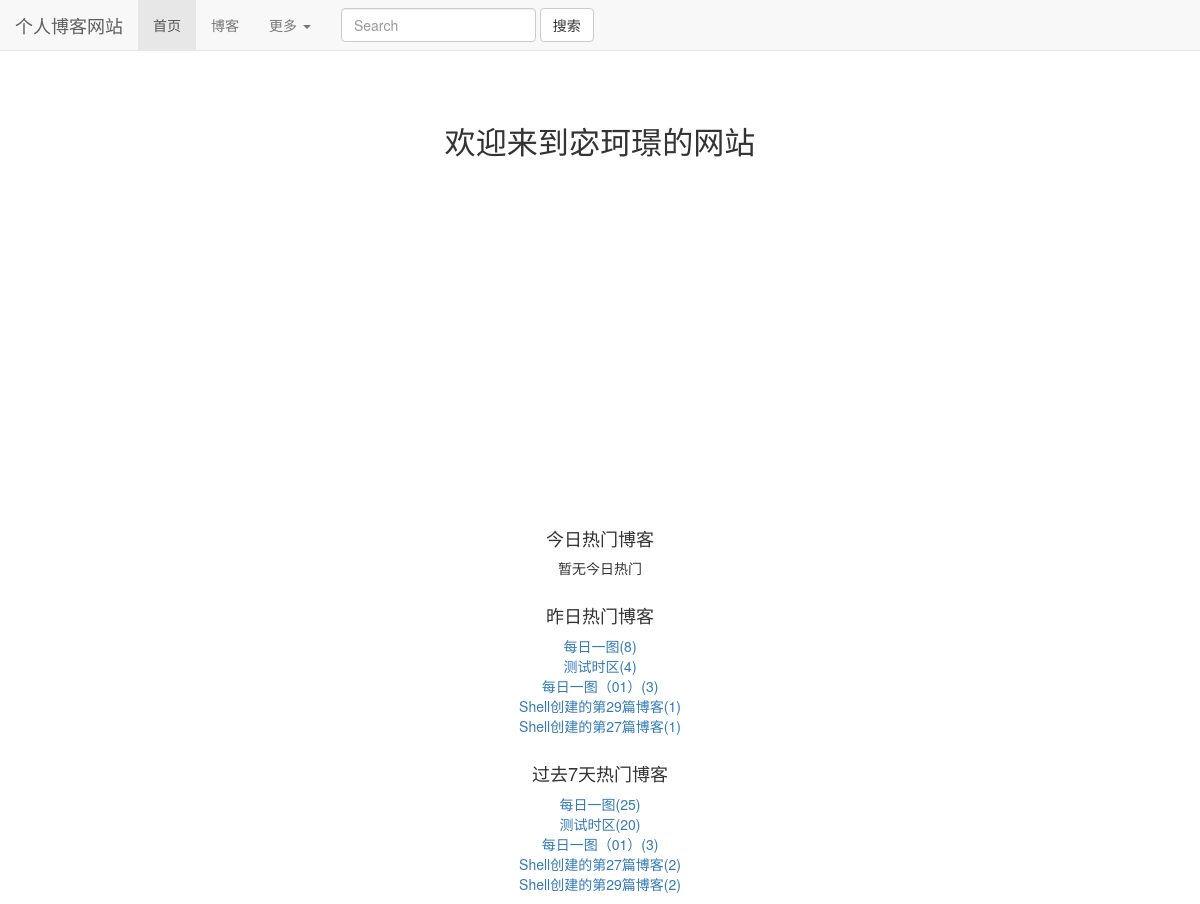
Before: / with the older database file.
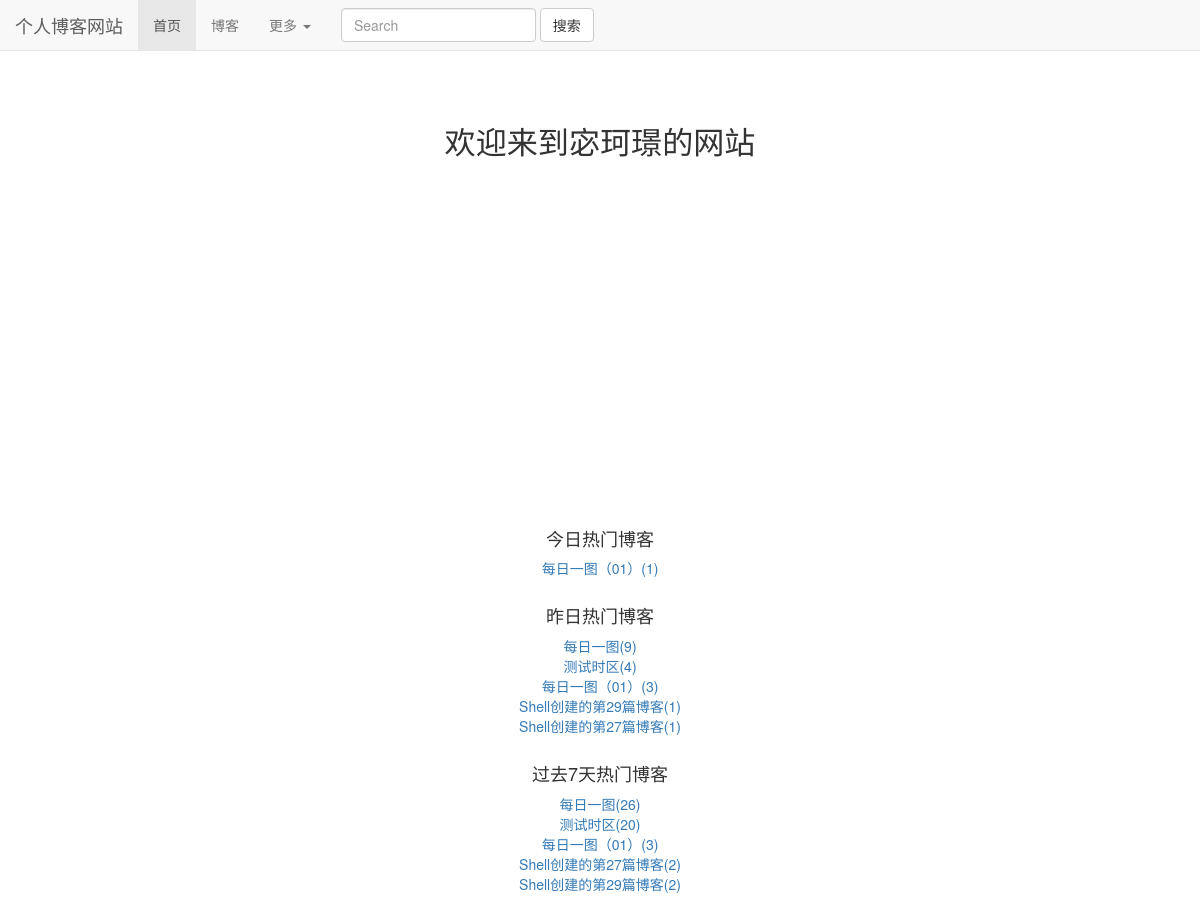
After: the same page with the newer database file.
### read_statistics/models.py (models this page shows)
class ReadNumDetail(models.Model):
    read_date = models.DateField(default=timezone.now)
    read_num = models.IntegerField(default=0)
    content_type = models.ForeignKey(ContentType, on_delete=models.CASCADE)
    object_id = models.PositiveIntegerField()
    content_object = GenericForeignKey('content_type', 'object_id')

### blogs/models.py (models this page shows, shortened)
class Blog(models.Model,ReadNumExtension):
    title = models.CharField(max_length=50)
    blog_type = models.ForeignKey(BlogType, on_delete=models.CASCADE)
    content = RichTextUploadingField()
    author = models.ForeignKey(User, on_delete=models.CASCADE)
    create_time = models.DateTimeField(auto_now_add=True)
    last_update_time = models.DateTimeField(auto_now=True)
    readDetails = GenericRelation(ReadNumDetail)  # 反向关联获取
    class Meta:
        ordering = ['-create_time']

### mkjwebsite/views.py (the view)
# urls.py: 2. Add a URL to urlpatterns:  path('', views.home, name='home')
def home(request):
    contentType = ContentType.objects.get_for_model(Blog)
    context = {}
    dates, counts = get_seven_days_read_statistics(contentType)
    hot_7_days_blogs = cache.get("hot_7_days_blogs")
    if hot_7_days_blogs is None:
        print("没有缓存")
        hot_7_days_blogs = get_seven_hots_read_statistics()
        cache.set('hot_7_days_blogs', hot_7_days_blogs, 3600)
    else:
        print('读取缓存')
    context['seven_read_counts'] = counts
    context['dates'] = dates
    context['todays_hots'] = get_hot_today_read_statistics(contentType)
    context['yesterday_hots'] = get_hot_yestoday_read_statistics(contentType)
    context['seven_read_hots'] = hot_7_days_blogs
    print(context)
    return render(request, 'home.html', context)

### mkjwebsite/views.py (called while the page is built)
def get_seven_hots_read_statistics():
    today = timezone.now().date()
    seven_days = today - datetime.timedelta(days=7)
    results = Blog.objects \
        .filter(readDetails__read_date__lt=today, readDetails__read_date__gte=seven_days) \
        .values('id', 'title') \
        .annotate(read_num_sum=Sum('readDetails__read_num')) \
        .order_by("-read_num_sum")
    print('七天数据:%s' % results)
    return results[:7]

### read_statistics/utils.py (called while the page is built)
def get_seven_days_read_statistics(contentType):
    today = timezone.now().date()
    sevens_counts = []
    dates = []
    for i in range(6, -1, -1):
        deltaDate = today - datetime.timedelta(days=i)
        dates.append(deltaDate.strftime("%m-%d"))
        read_details = ReadNumDetail.objects.filter(content_type=contentType, read_date=deltaDate)
        result = read_details.aggregate(read_sum=Sum('read_num'))
        sevens_counts.append(result['read_sum'] or 0)
    return dates, sevens_counts

def get_hot_today_read_statistics(contentType):
    today = timezone.now().date()
    results = ReadNumDetail.objects.filter(content_type=contentType, read_date=today).order_by('-read_num')
    return results[:2]

### templates/home.html (shortened to what this page needs)
{% extends 'base.html' %}
{% load staticfiles %}
{% block cssstyle %}
    <link rel="stylesheet" href="{% static 'home.css' %}">
{% endblock %}
{% block home_active %}
    active
{% endblock %}
{% block content %}
    <h1 class="content">欢迎来到宓珂璟的网站</h1>
    <div id="container"></div>
    <div class="hot_blog">
        <h4>今日热门博客</h4>
        <ul>
            {% for read_detail in todays_hots %}
                <li><a href="{% url 'blogs_module:blog_details' read_detail.object_id %}">{{ read_detail.content_object.title }}({{ read_detail.read_num }})</a></li>
            {% empty %}
                暂无今日热门
            {% endfor %}
        </ul>
    </div>
    <div class="hot_blog">
        <h4>昨日热门博客</h4>
        <ul>
            {% for read_detail in yesterday_hots %}
                <li><a href="{% url 'blogs_module:blog_details' read_detail.object_id %}">{{ read_detail.content_object.title }}({{ read_detail.read_num }})</a></li>
            {% empty %}
                暂无今日热门
            {% endfor %}
        </ul>
    </div>
    <div class="hot_blog">
        <h4>过去7天热门博客</h4>
        <ul>
            {% for blog in seven_read_hots %}
                <li><a href="{% url 'blogs_module:blog_details' blog.id %}">{{ blog.title }}({{ blog.read_num_sum }})</a></li>
            {% empty %}
                暂无今日热门
            {% endfor %}
        </ul>
    </div>
{% endblock %}

Changed rows visible on the page:
added ReadNumDetail: content_object "每日一图（01）", read_num "1", shown under "今日热门博客"
changed ReadNumDetail "每日一图": read_num "8" → "9"
computed for Blog "每日一图": read_num_sum "25" → "26"
Other visible differences:
text no longer shown: "暂无今日热门"
